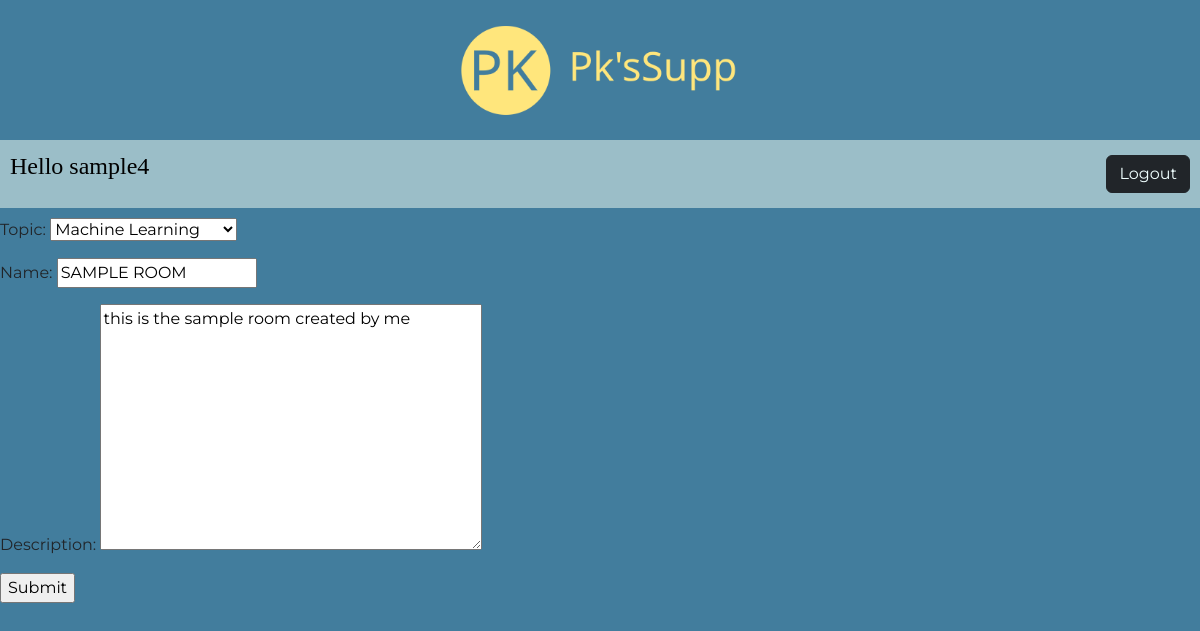
/update-room/14 (signed in), run on the app's committed database.
### base/models.py (models this page shows, shortened)
class Room(models.Model):
    host = models.ForeignKey(User, on_delete=models.SET_NULL, null=True)
    topic = models.ForeignKey(Topic, on_delete=models.SET_NULL, null=True)
    name = models.CharField(max_length=200)
    description = models.TextField(null=True, blank=True)
    participants = models.ManyToManyField(User, related_name="participants", blank=True)
    updated = models.DateTimeField(auto_now=True)
    created = models.DateTimeField(auto_now_add=True)
    class Meta:
        ordering = ["-updated", "-created"]

class Topic(models.Model):
    name = models.CharField(max_length=200)
    def __str__(self) -> str:
        return self.name

### base/views.py (the view)
# urls.py: path("update-room/<str:pk>", views.updateRoom, name="update-room"),
@login_required(login_url="login")
def updateRoom(request, pk):
    room = Room.objects.get(id=pk)
    form = RoomForm(instance=room)
    if request.user != room.host:
        return HttpResponse("You are not authorized to do this!")
    if request.method == "POST":
        form = RoomForm(request.POST, instance=room)
        if form.is_valid():
            form.save()
            return redirect("home")
    context = {"form": form}
    return render(request, "base/room_form.html", context)

### base/forms.py
class RoomForm(ModelForm):
    class Meta:
        model = Room
        fields = "__all__"
        exclude = ["host", "participants"]

### base/templates/base/room_form.html (shortened to what this page needs)
{% extends 'main.html' %} {% load static %}
{% block content %}
<div>
  <form method="post" action="">
    {% csrf_token %} {{form.as_p}}
    <input type="submit" value="Submit" />
  </form>
</div>
{% endblock content %}

### templates/nav.html (shortened to what this page needs)
<!DOCTYPE html>
{% load static %}
<html lang="en">
  <head>
    <link
      href="https://cdn.jsdelivr.net/npm/bootstrap@5.3.0-alpha3/dist/css/bootstrap.min.css"
      rel="stylesheet"
    />
    <link rel="stylesheet" href="{% static 'styles/nav.css' %}" />
  </head>
  <body>
    <div class="main-logo">
      <a href="/"
        ><img
          class="main-logo-link"
          src="{% static 'images/logo.png' %}"
          alt="img"
      /></a>
    </div>
    <nav class="navbar navigation-bar">
      {% if request.user.is_authenticated %}
      <p class="greeting">Hello {{request.user}}</p>
      <button type="button" class="btn btn-dark logout-button">
        <a class="login-anchor" href="{% url 'logout' %}">Logout</a>
      </button>
      {% else %}
      <button type="button" class="btn btn-dark login-button">
        <a class="lgin-anchor" href="{% url 'login' %}">Login</a>
      </button>
      {% endif %}
    </nav>
  </body>
</html>

### static/styles/main.css (style rules this page uses)
.body { font-family: "Montserrat"; background-color: #427d9d; margin: 0; }

### static/styles/nav.css (style rules this page uses)
.main-logo { background-color: #427d9d; font-size: 2.5rem; padding: 20px; text-align: center; }
.main-logo-link { color: black; text-decoration: none; }
.navigation-bar { background-color: #9bbec8; color: black; margin-bottom: 10px; }
.logout-button { margin-right: 10px; }
.login-anchor { color: azure; text-decoration: none; }
.greeting { font-family: cursive; margin-left: 10px; font-size: 1.5rem; }
.main-logo-link { height: 100px; }

### data on the page
Room: topic "Machine Learning", description "this is the sample room created by me"
Topic: name "SAMPLE ROOM"

### other printed values
{{ request.user }} "sample4"
